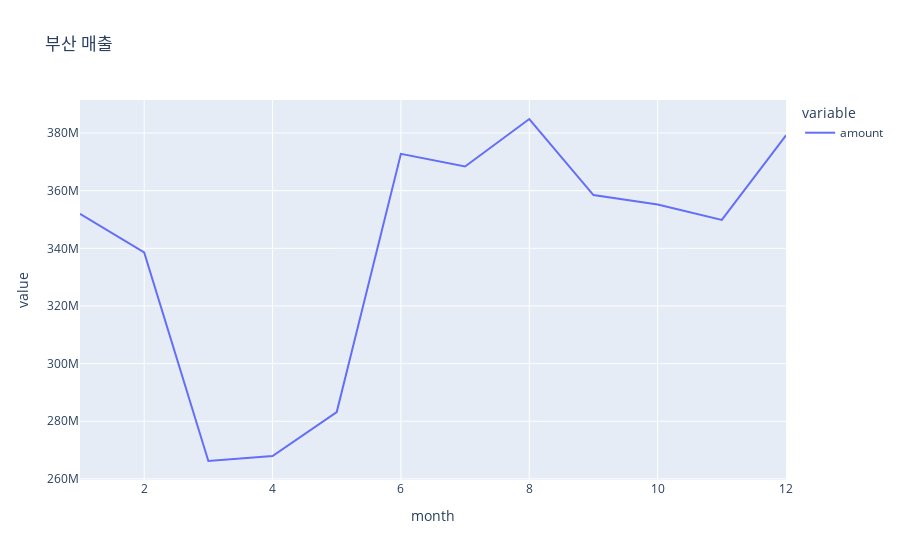

The notebook cell saved with this chart:
### Code cell
business_sales('부산','month')

### Figure 1 — Plotly figure (JSON) as saved in the notebook; plotly's stock layout.template omitted (floating-point values rounded to 4 significant figures)
{"data": [{"hovertemplate": "variable=amount<br>month=%{x}<br>value=%{y}<extra></extra>", "legendgroup": "amount", "line": {"color": "#636efa", "dash": "solid"}, "marker": {"symbol": "circle"}, "mode": "lines", "name": "amount", "orientation": "v", "showlegend": true, "type": "scatter", "x": [1, 2, 3, 4, 5, 6, 7, 8, 9, 10, 11, 12], "xaxis": "x", "y": [352000000.0, 338600000.0, 266200000.0, 267900000.0, 283200000.0, 372800000.0, 368400000.0, 384900000.0, 358500000.0, 355200000.0, 349800000.0, 379200000.0], "yaxis": "y"}], "layout": {"legend": {"title": {"text": "variable"}, "tracegroupgap": 0}, "title": {"text": "부산 매출"}, "xaxis": {"anchor": "y", "domain": [0, 1], "title": {"text": "month"}}, "yaxis": {"anchor": "x", "domain": [0, 1], "title": {"text": "value"}}}}
